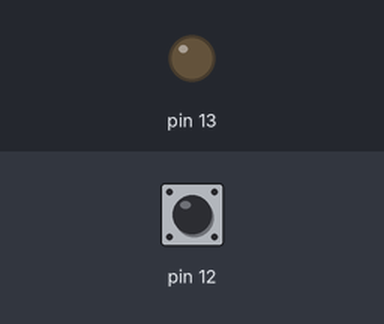
Recording of a sketch running on a simulated Arduino Uno, built with avr-gcc and run on an emulated ATmega328P. On the bench: output pins drawn as LEDs (lit = HIGH). The test bench sets the inputs (shaded band); at power-on: pin 12 HIGH.

Above: at 1.2 s.
1.3 s: pin 12 pulled LOW for 0.15 s
At 1.37 s:
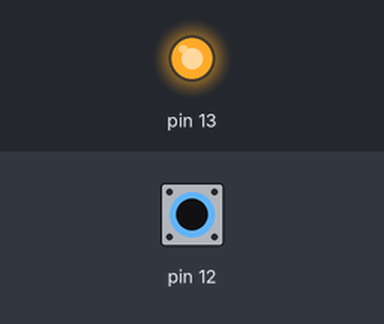
2.9 s: pin 12 pulled LOW for 3.2 s
At 6.9 s:
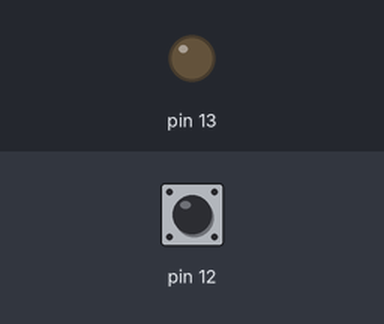
Timing chart, 0 to 8.4 s (numbered marks = the images above; inputs shaded):
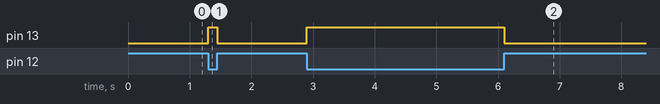

The sketch:

Blink_By_Button.ino
```cpp
/* Программа scetch_5_1 урока 5
   Зажигает светодиод (вывод 13) при нажатии кнопки (вывод 12) */

boolean buttonState;   // создаем глобальную переменную buttonState

 void setup() {
  pinMode(13, OUTPUT);        // определяем вывод 13 (светодиод) как выход
  pinMode(12, INPUT_PULLUP);  // определяем вывод 12 (кнопка) как вход
}

//  бесконечный цикл
void loop() {
  buttonState = digitalRead(12);  // считываем состояние 12 входа (кнопки) и записываем в buttonState
  buttonState = ! buttonState;    // инверсия переменной buttonState
  digitalWrite(13, buttonState);  // записываем состояние из buttonState на выход 13 (светодиод)
}
```

Measured:
- after the input at 1.3 s, pin 13: LOW → HIGH at once, → LOW 0.15 s later
- after the input at 2.9 s, pin 13: LOW → HIGH at once, → LOW 3.2 s later
